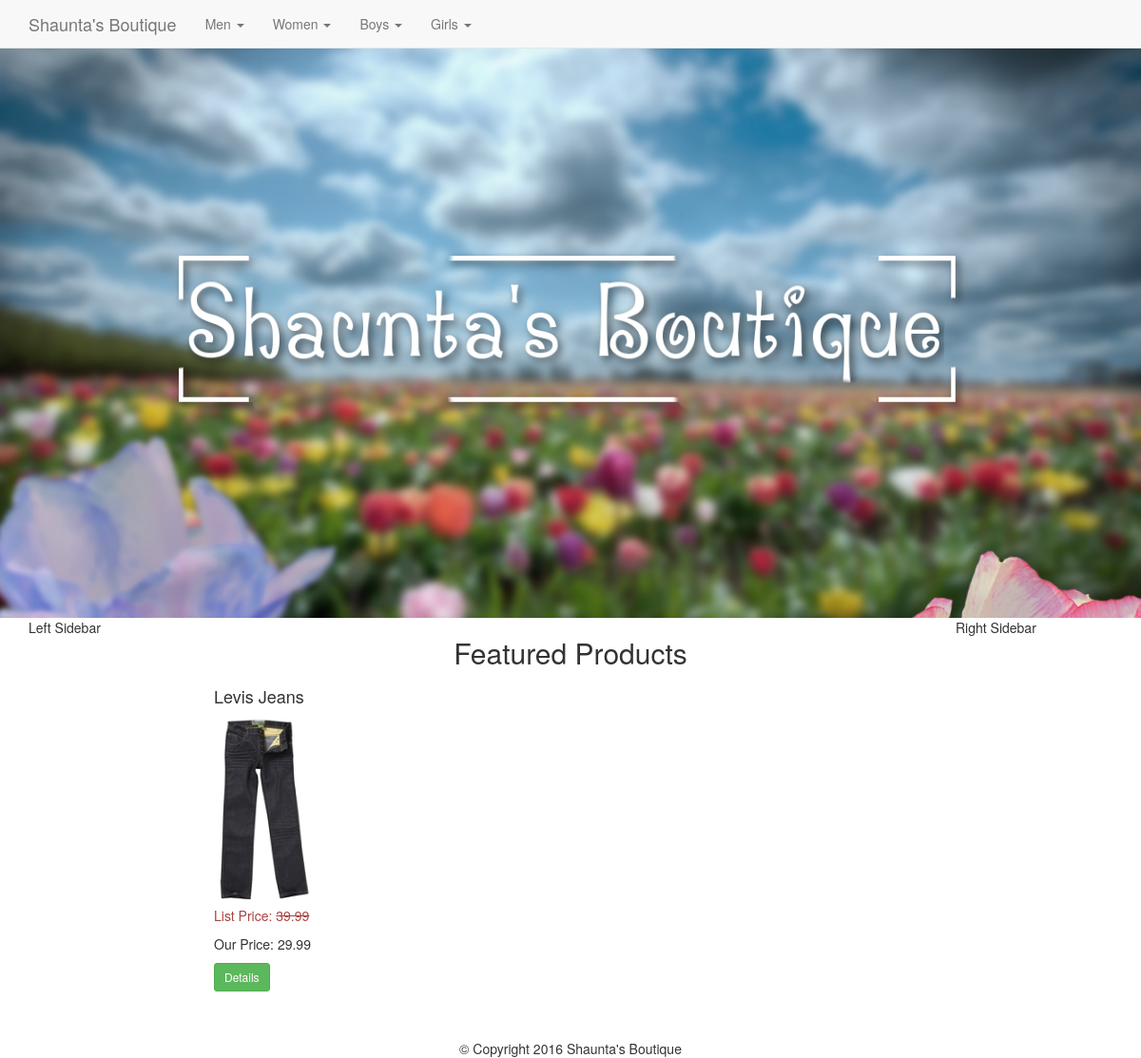
Before: / with the older database file.
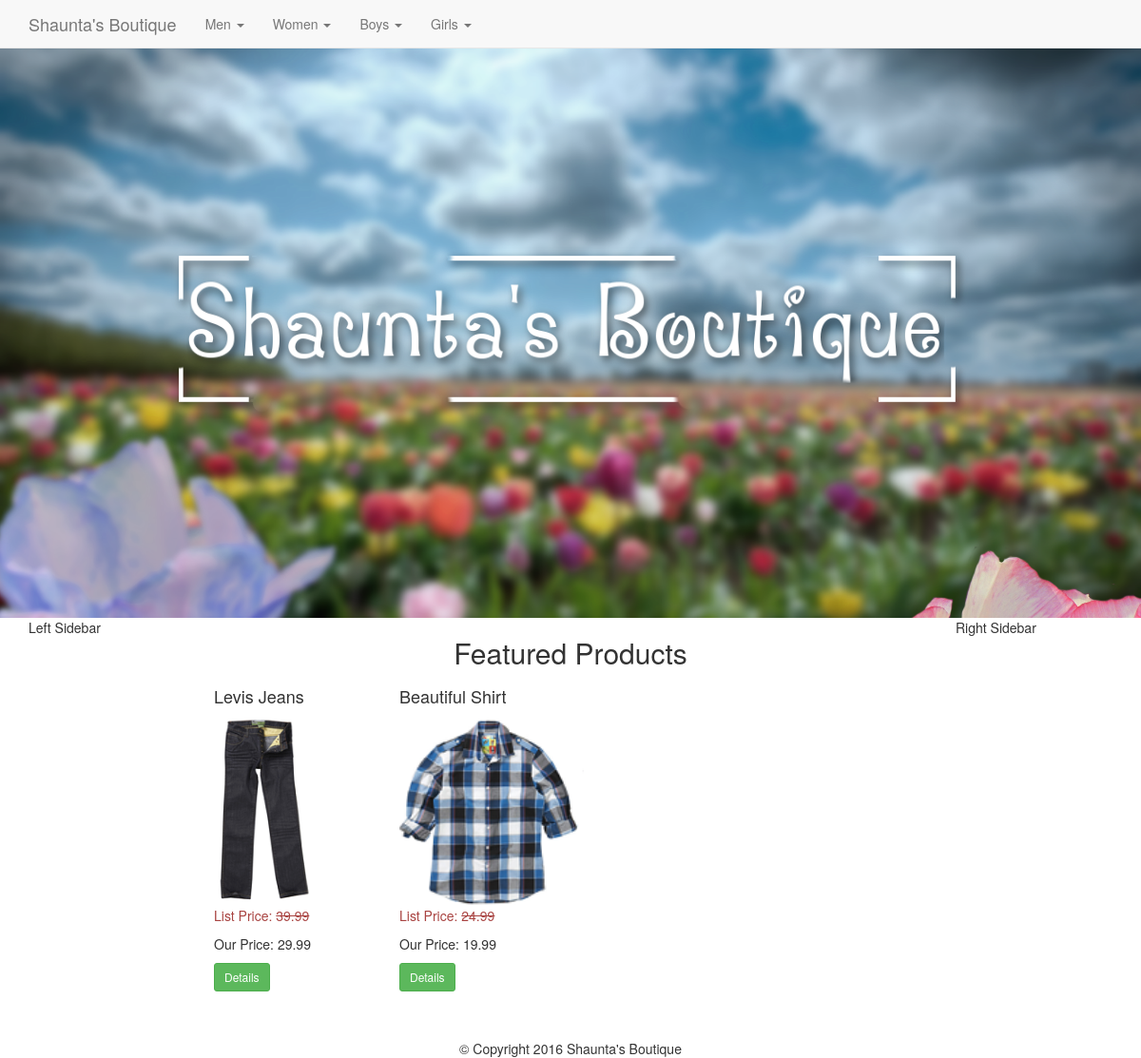
After: the same page with the newer database file.
### tables this page shows
CREATE TABLE `categories` (
  `id` int(11) NOT NULL,
  `category` varchar(255) NOT NULL,
  `parent` int(11) NOT NULL DEFAULT '0'
);

CREATE TABLE `products` (
  `id` int(11) NOT NULL,
  `title` varchar(255) NOT NULL,
  `price` decimal(10,2) NOT NULL,
  `list_price` decimal(10,2) NOT NULL,
  `brand` int(11) NOT NULL,
  `categories` varchar(255) NOT NULL,
  `image` varchar(255) NOT NULL,
  `description` text NOT NULL,
  `featured` tinyint(4) NOT NULL DEFAULT '0',
  `sizes` text NOT NULL
);

### index.php (the view)
<?php
	require_once 'core/init.php';
	include 'includes/head.php';
	include 'includes/navigation.php';
	include 'includes/headerfull.php';
	include 'includes/leftbar.php';
	$sql = "SELECT * FROM products WHERE featured = 1";
	$featured = $db->query($sql);
?>
	<div class="col-md-8">
		<div class="row">
			<h2 class="text-center">Featured Products</h2>
			<?php while($product = mysqli_fetch_assoc($featured)) : ?>
			<div class="col-md-3">
				<h4><?php echo $product['title']; ?></h4>
				<img class="img-thumb" src="<?php echo $product['image']; ?>" alt="<?php echo $product['title']; ?>">
				<p class="list-price text-danger">List Price: <s><?php echo $product['list_price']; ?></s></p>
				<p class="price">Our Price: <?php echo $product['price']; ?></p>
				<button type="button" class="btn btn-sm btn-success" onclick="detailsmodal(<?php echo $product['id']; ?>)">Details</button>
			</div>
			<?php endwhile; ?>
		</div>
	</div>
<?php
	include 'includes/rightbar.php';
	include 'includes/footer.php';

### includes/head.php (shortened to what this page needs)
<!DOCTYPE html>
<html lang="en">
<head>
	<link rel="stylesheet" href="css/bootstrap.min.css">
	<link rel="stylesheet" href="css/main.css">
</head>
<body>

### includes/navigation.php (shortened to what this page needs)
<?php
	$sql = "SELECT * FROM categories WHERE parent = 0";
	$pquery = $db->query($sql);
?>
<nav class="navbar navbar-default navbar-fixed-top">
	<div class="container">
		<div class="navbar-header">
			<a class="navbar-brand" href="index.php">Shaunta's Boutique</a>
		</div>
		<div class="collapse navbar-collapse">
			<ul class="nav navbar-nav">
				<?php while($parent = mysqli_fetch_assoc($pquery)) : ?>
				<li class="dropdown">
					<a href="#" class="dropdown-toggle" data-toggle="dropdown" role="button" aria-haspopup="true" aria-expanded="false"><?php echo $parent['category']; ?> <span class="caret"></span></a>
				</li>
				<?php endwhile; ?>
			</ul>
		</div>
	</div>
</nav>

### includes/headerfull.php
<header id="headerWrapper">
	<div id="back-flower"></div>
	<div id="logotext"></div>
	<div id="fore-flower"></div>
</header>
<div class="container-fluid">

### includes/leftbar.php
<div class="col-md-2">Left Sidebar</div>

### includes/rightbar.php
<div class="col-md-2">Right Sidebar</div>

### includes/footer.php (shortened to what this page needs)
	</div>
	<footer class="text-center" id="footer">
		&copy; Copyright 2016 Shaunta's Boutique
	</footer>
</body>
</html>

### css/main.css (style rules this page uses)
body { padding-top: 50px; }
#headerWrapper { position: relative; margin: 0; padding: 0; overflow: hidden; height: 600px; background-image: url(../images/headerlogo/background.png); background-repeat: no-repeat; background-size: 100% 700px; background-position: top center; background-attachment: fixed; }
#logotext { position: absolute; width: 100%; height: 180px; background-image: url(../images/headerlogo/text.png); background-repeat: no-repeat; background-position: center; background-size: 70% 180px; top: 50%; margin-top: -90px; }
#fore-flower { position: absolute; width: 100%; height: 400px; background-image: url(../images/headerlogo/fore-flower.png); background-size: auto 400px; background-repeat: no-repeat; background-position: right bottom; top: 525px; right: -50px; }
#back-flower { position: absolute; width: 100%; height: 350px; background-image: url(../images/headerlogo/back-flower.png); background-position: left bottom; background-repeat: no-repeat; background-size: auto 350px; top: 400px; left: -25px; }
.img-thumb { width: auto; height: 200px; }
#footer { margin-top: 50px; }

Changed rows visible on the page:
added products: title "Beautiful Shirt", image (picture), list_price "24.99", price "19.99"
